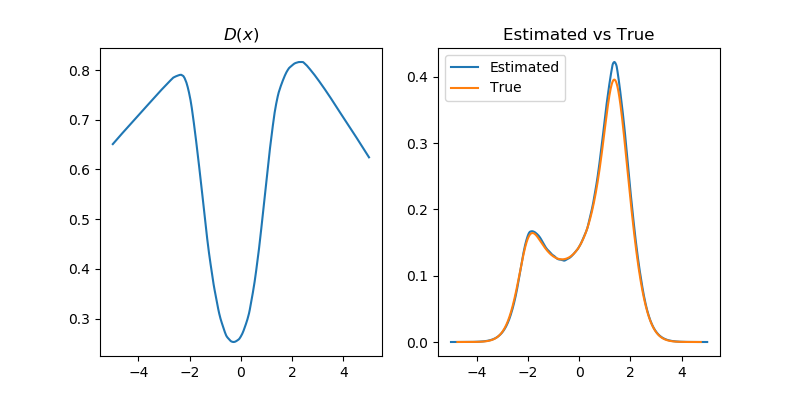

This chart was generated by the following Python code:
#!/usr/bin/env python2
# -*- coding: utf-8 -*-
"""
Created on Sat Mar 23 13:20:15 2019

@author: chin-weihuang
"""


from __future__ import print_function
import numpy as np
import torch 
import matplotlib.pyplot as plt

# plot p0 and p1
plt.figure()

# empirical
xx = torch.randn(10000)
f = lambda x: torch.tanh(x*2+1) + x*0.75
d = lambda x: (1-torch.tanh(x*2+1)**2)*2+0.75
plt.hist(f(xx), 100, alpha=0.5, density=1)
plt.hist(xx, 100, alpha=0.5, density=1)
plt.xlim(-5,5)
# exact
xx = np.linspace(-5,5,1000)
N = lambda x: np.exp(-x**2/2.)/((2*np.pi)**0.5)
plt.plot(f(torch.from_numpy(xx)).numpy(), d(torch.from_numpy(xx)).numpy()**(-1)*N(xx))
plt.plot(xx, N(xx))


############### import the sampler ``samplers.distribution4'' 
############### train a discriminator on distribution4 and standard gaussian
############### estimate the density of distribution4

#######--- INSERT YOUR CODE BELOW ---#######
from samplers import distribution3, distribution4
from problem1 import MLP_Disc, discriminator_obj, js_obj

f0 = distribution3(2048)
f1 = distribution4(2048)
func = MLP_Disc(dim=1)
_ = func._train(f1, f0, discriminator_obj, lr=0.001, epochs=1500)
# We know from problem 5 that f1 = f0 D*/(1-D*)

















############### plotting things
############### (1) plot the output of your trained discriminator 
############### (2) plot the estimated density contrasted with the true density



r = func(torch.FloatTensor(xx).view(-1,1)).detach().numpy()[:,0] # evaluate xx using your discriminator; replace xx with the output
plt.figure(figsize=(8,4))
plt.subplot(1,2,1)
plt.plot(xx,r)
plt.title(r'$D(x)$')

estimate = np.ones_like(xx)*0.2 # estimate the density of distribution4 (on xx) using the discriminator; 
                                # replace "np.ones_like(xx)*0." with your estimate
estimate = (N(xx) * r) / (1 - r)
plt.subplot(1,2,2)
plt.plot(xx,estimate)
plt.plot(f(torch.from_numpy(xx)).numpy(), d(torch.from_numpy(xx)).numpy()**(-1)*N(xx))
plt.legend(['Estimated','True'])
plt.title('Estimated vs True')
